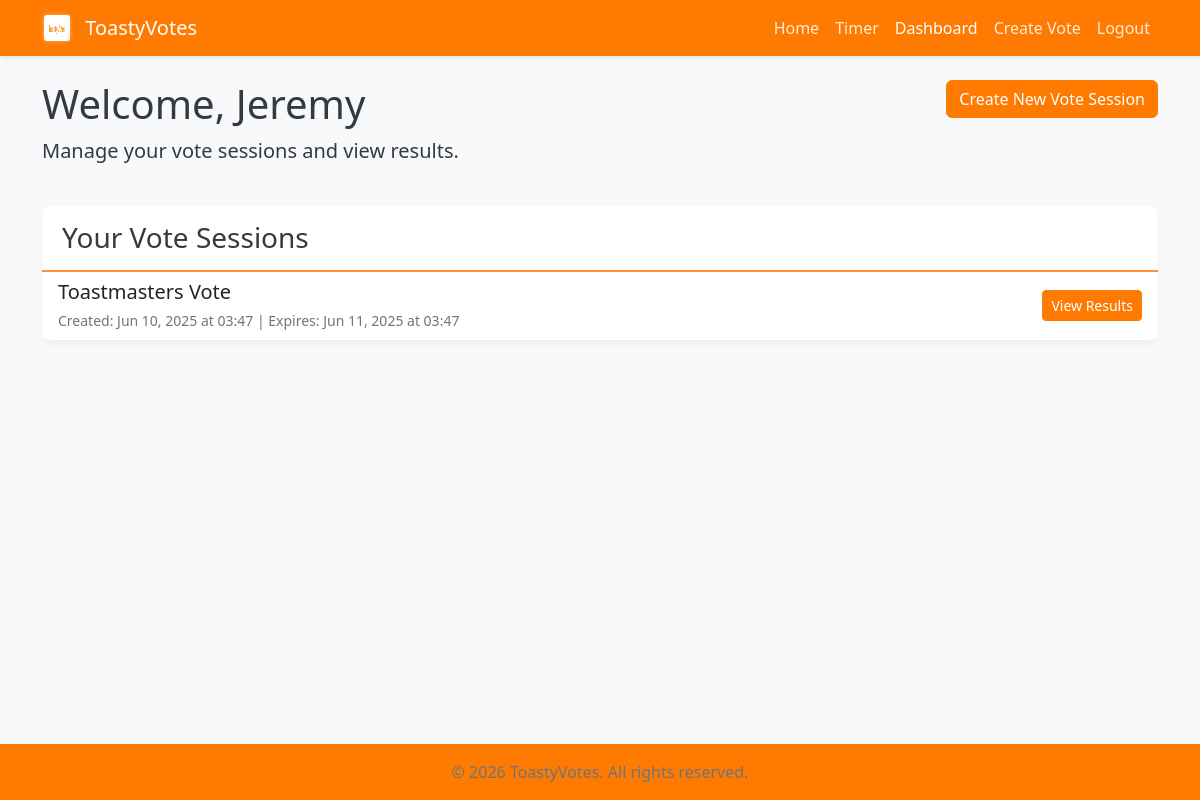
Page /dashboard/ (signed in) on the earlier database version.
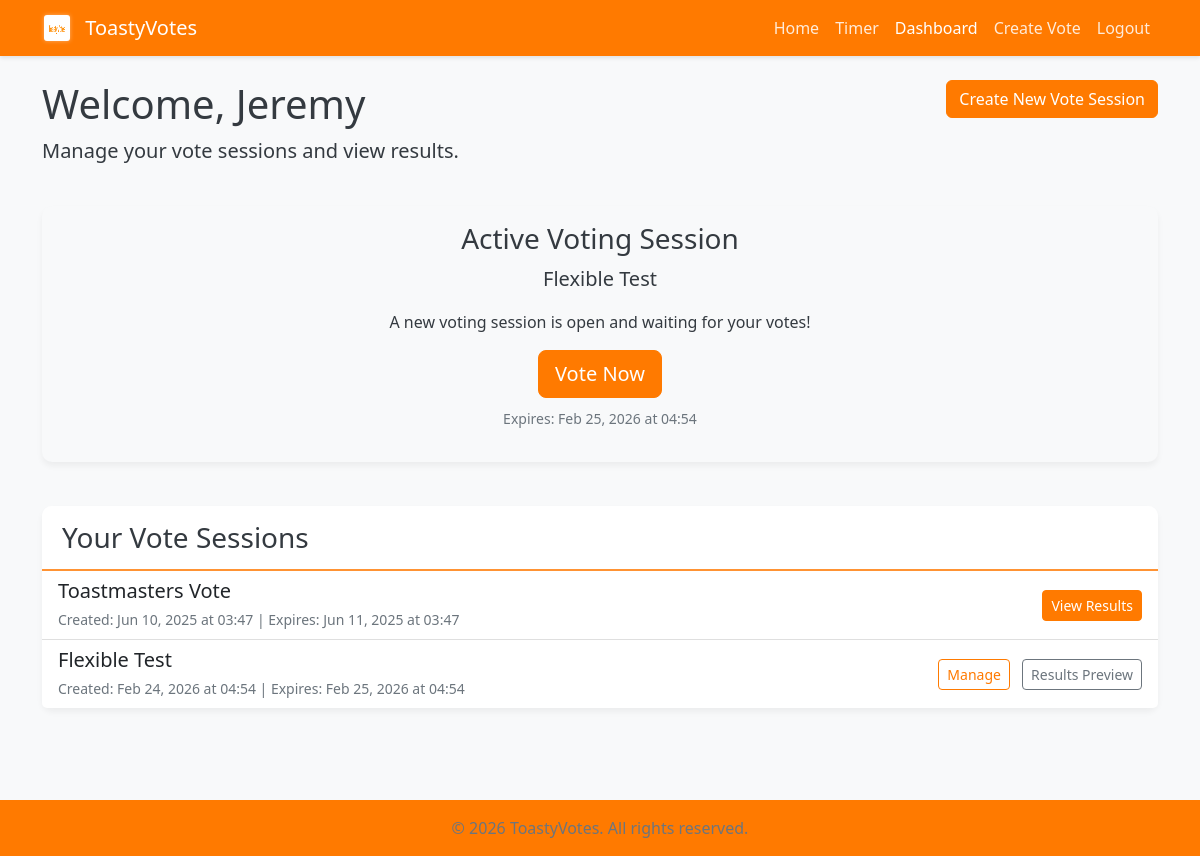
Same page on the later database version.
### voting/models.py (models this page shows, shortened)
class VoteSession(models.Model):
    title = models.CharField(max_length=200, default="Toastmasters Vote")
    created_by = models.ForeignKey(User, on_delete=models.CASCADE, related_name='created_sessions')
    created_at = models.DateTimeField(auto_now_add=True)
    expires_at = models.DateTimeField()
    code = models.CharField(max_length=10, unique=True, db_index=True)
    is_active = models.BooleanField(default=True)
    polls_closed = models.BooleanField(default=False)
    show_results = models.BooleanField(default=False)

### voting/views.py (the view)
# urls.py: path('dashboard/', views.dashboard, name='dashboard'),
@login_required
def dashboard(request):
    is_admin = hasattr(request.user, 'admin_profile') and request.user.admin_profile.is_platform_admin
    now = timezone.now()
    latest_active_session = VoteSession.objects.filter(
        is_active=True,
        polls_closed=False,
        expires_at__gt=now
    ).order_by('-created_at').first()
    if is_admin:
        vote_sessions = VoteSession.objects.filter(created_by=request.user)
    else:
        user_votes = Vote.objects.filter(user=request.user)
        vote_sessions = VoteSession.objects.filter(votes__in=user_votes).distinct()
    has_voted_in_active = False
    if latest_active_session:
        has_voted_in_active = Vote.objects.filter(
            user=request.user,
            vote_session=latest_active_session
        ).exists()
    context = {
        'vote_sessions': vote_sessions,
        'is_admin': is_admin,
        'latest_active_session': latest_active_session,
        'has_voted_in_active': has_voted_in_active
    }
    return render(request, 'voting/dashboard.html', context)

### templates/voting/dashboard.html (shortened to what this page needs)
{% extends 'voting/base.html' %}
{% load static %}
{% block content %}
<div class="row mb-4">
    <div class="col-md-8">
        <h1>Welcome, {{ user.first_name }}</h1>
        <p class="lead">
            {% if is_admin %}
                Manage your vote sessions and view results.
            {% else %}
                Track your votes and view results.
            {% endif %}
        </p>
    </div>
    <div class="col-md-4 text-md-end">
        {% if is_admin %}
            <a href="{% url 'create_session' %}" class="btn btn-primary">
                 Create New Vote Session
            </a>
        {% endif %}
    </div>
</div>
{% if latest_active_session %}
<div class="row mb-4">
    <div class="col-12">
        <div class="card bg-light">
            <div class="card-body text-center">
                <h3 class="card-title">Active Voting Session</h3>
                <p class="lead">{{ latest_active_session.title }}</p>
                <p>
                    {% if has_voted_in_active %}
                        You have already cast your votes in this session.
                    {% else %}
                        A new voting session is open and waiting for your votes!
                    {% endif %}
                </p>
                <a href="{% url 'vote' latest_active_session.code %}" class="btn btn-lg btn-primary">
                    {% if has_voted_in_active %}View Results{% else %}Vote Now{% endif %}
                </a>
                <p class="mt-2 text-muted">
                    <small>Expires: {{ latest_active_session.expires_at|date:"M d, Y" }} at {{ latest_active_session.expires_at|time:"H:i" }}</small>
                </p>
            </div>
        </div>
    </div>
</div>
{% endif %}
<div class="row">
    <div class="col-12">
        {% if vote_sessions %}
            <div class="card">
                <div class="card-header">
                    <h3 class="mb-0">{% if is_admin %}Your Vote Sessions{% else %}Your Voting History{% endif %}</h3>
                </div>
                <div class="list-group list-group-flush">
                    {% for session in vote_sessions %}
                        <div class="list-group-item">
                            <div class="d-flex justify-content-between align-items-center">
                                <div>
                                    <h5 class="mb-1">{{ session.title }}</h5>
                                    <p class="mb-0 text-muted">
                                        <small>
                                            Created: {{ session.created_at|date:"M d, Y" }} at {{ session.created_at|time:"H:i" }} |
                                            Expires: {{ session.expires_at|date:"M d, Y" }} at {{ session.expires_at|time:"H:i" }}
                                        </small>
                                    </p>
                                </div>
                                <div>
                                    {% if is_admin %}
                                        {% if not session.polls_closed %}
                                            <a href="{% url 'manage_session' session.code %}" class="btn btn-outline-primary btn-sm me-2">
                                                Manage
                                            </a>
                                        {% endif %}
                                        <a href="{% url 'results' session.code %}" class="btn {% if session.polls_closed %}btn-primary{% else %}btn-outline-secondary{% endif %} btn-sm">
                                            {% if session.polls_closed %}View Results{% else %}Results Preview{% endif %}
                                        </a>
                                    {% else %}
                                        <a href="{% url 'vote' session.code %}" class="btn btn-outline-primary btn-sm me-2">
                                            {% if session.polls_closed %}View Results{% else %}Vote Now{% endif %}
                                        </a>
                                    {% endif %}
                                </div>
                            </div>
                        </div>
                    {% endfor %}
                </div>
            </div>
        {% endif %}
    </div>
</div>
{% endblock %}

### templates/voting/base.html (shortened to what this page needs)
<!DOCTYPE html>
<html lang="en">
<head>
    {% load static %}
    <link href="https://cdn.jsdelivr.net/npm/bootstrap@5.2.3/dist/css/bootstrap.min.css" rel="stylesheet">
    <link rel="stylesheet" href="{% static 'voting/css/style.css' %}">
</head>
<body>
    <header>
        <nav class="navbar navbar-expand-lg navbar-dark">
            <div class="container">
                <a class="navbar-brand" href="{% url 'home' %}">
                    <img src="{% static 'voting/images/toastyvotes-logo.png' %}" alt="ToastyVotes Logo" width="30" height="30" class="d-inline-block align-top me-2 transparent-logo">
                    ToastyVotes
                </a>
                <div class="collapse navbar-collapse" id="navbarNav">
                    <ul class="navbar-nav ms-auto">
                        <li class="nav-item">
                            <a class="nav-link {% if request.path == '/' %}active{% endif %}" href="{% url 'home' %}">Home</a>
                        </li>
                        <li class="nav-item">
                            <a class="nav-link {% if request.path == '/timer/' %}active{% endif %}" href="{% url 'timer' %}">Timer</a>
                        </li>
                        {% if user.is_authenticated %}
                            <li class="nav-item">
                                <a class="nav-link {% if request.path == '/dashboard/' %}active{% endif %}" href="{% url 'dashboard' %}">Dashboard</a>
                            </li>
                            {% if user.admin_profile and user.admin_profile.is_platform_admin %}
                                <li class="nav-item">
                                    <a class="nav-link {% if request.path == '/create-session/' %}active{% endif %}" href="{% url 'create_session' %}">Create Vote</a>
                                </li>
                            {% endif %}
                            <li class="nav-item">
                                <a class="nav-link" href="{% url 'logout' %}">Logout</a>
                            </li>
                        {% endif %}
                    </ul>
                </div>
            </div>
        </nav>
    </header>
    <main class="container py-4">
        {% block content %}{% endblock %}
    </main>
    <footer class="footer mt-5 py-3">
        <div class="container text-center">
            <p class="text-muted mb-0">© {% now "Y" %} ToastyVotes. All rights reserved.</p>
        </div>
    </footer>
</body>
</html>

### static/voting/css/style.css (style rules this page uses)
:root { --primary: #FF7A00; --primary-dark: #E66C00; --primary-light: #FF9334; --secondary: #F8F9FA; --text-dark: #343a40; --text-light: #6c757d; --white: #ffffff; --success: #28a745; --danger: #dc3545; --warning: #ffc107; --info: #17a2b8; }
body { font-family: 'Segoe UI', Tahoma, Geneva, Verdana, sans-serif; color: var(--text-dark); background-color: var(--secondary); display: flex; flex-direction: column; min-height: 100vh; }
main { flex: 1; }
.btn-primary { background-color: var(--primary); border-color: var(--primary); }
.btn-outline-primary { color: var(--primary); border-color: var(--primary); }
a { color: var(--primary); }
.navbar { background-color: var(--primary); box-shadow: 0 2px 4px rgba(0,0,0,0.1); }
.transparent-logo { background-color: transparent !important; filter: drop-shadow(0 0 2px rgba(255,255,255,0.4)); border-radius: 5px; padding: 2px; transition: transform 0.2s ease; }
.navbar-dark .navbar-nav .nav-link { color: rgba(255,255,255,0.85); }
.navbar-dark .navbar-nav .nav-link:hover, .navbar-dark .navbar-nav .nav-link:focus, .navbar-dark .navbar-nav .nav-link.active { color: var(--white); }
.card { border-radius: 10px; box-shadow: 0 4px 6px rgba(0,0,0,0.05); transition: all 0.3s ease; border: none; margin-bottom: 20px; }
.card-header { background-color: var(--white); border-bottom: 2px solid var(--primary-light); padding: 15px 20px; border-radius: 10px 10px 0 0 !important; }
.footer { background-color: var(--primary); color: var(--white); }
.footer p { color: var(--white); }

Differences in the rows shown:
added VoteSession: title "Flexible Test", expires_at "Feb 25, 2026", expires_at "04:54", created_at "Feb 24, 2026", created_at "04:54", polls_closed "Manage"
Other differences:
text now shown: "Active Voting Session A new voting session is open and waiting for your votes! Vote Now Expires: at"
